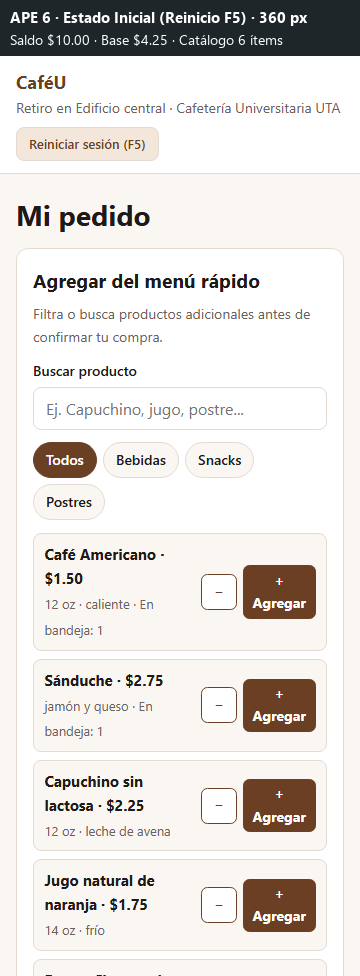
#> input picture evidencias/T1-inicial-360.png, 360 x 976 px; its folder holds 5 pictures in this run
$ python ape6_informe_build.py
#> lines starting #> are read from the running program, lines starting #| are printed output that depends on the picture
"""Generador del Informe Final del APE 6 en formato oficial de la Universidad Técnica de Ambato (UTA).

Usa la plantilla oficial de guía práctica UTA y docx_lib.py para generar:
- 06_documento/APE6_Informe_Final.docx
- 06_documento/APE6_Informe_Final.pdf (exportado automáticamente con Microsoft Word)
"""
import os, sys, subprocess
sys.path.insert(0, 'C:/Users/henry/Documents/UTA/IHC/APE4/_scripts')
from docx_lib import Doc, TNR, run
from PIL import Image, ImageDraw

REPO = os.path.dirname(os.path.dirname(os.path.abspath(__file__))).replace('\\', '/') + '/'
EV = REPO + 'evidencias/'
DOC = REPO + '06_documento/'
W = os.environ.get('TEMP', '/tmp').replace('\\', '/') + '/ape6/informe/'
os.makedirs(W, exist_ok=True)
os.makedirs(DOC, exist_ok=True)
REPO_URL = 'https://github.com/Hlagua/APE6_IHC'


def fila(archivos, dest, alto=760, gap=24, pad=18):
    ims = []
    for a in archivos:
        im = Image.open(EV + a).convert('RGB')
        ims.append(im.resize((int(im.width * alto / im.height), alto)))
    lienzo = Image.new('RGB', (sum(i.width for i in ims) + gap * (len(ims) - 1) + 2 * pad, alto + 2 * pad), 'white')
    x = pad
    for im in ims:
        lienzo.paste(im, (x, pad))
        ImageDraw.Draw(lienzo).rectangle([x - 1, pad - 1, x + im.width, pad + im.height], outline='#9aa3a7', width=2)
        x += im.width + gap
    lienzo.save(dest)
    return dest


F_FLUJO = fila(['T1-inicial-360.png', 'T1-confirmado-360.png'], W + 'fig_flujo.png', alto=740)
#> in fila, im is the input picture: PIL image 360x976 RGB; mean R, G, B 227.8, 224.2, 221.1
#> pass 2 of the loop in fila, `for a in archivos:`:
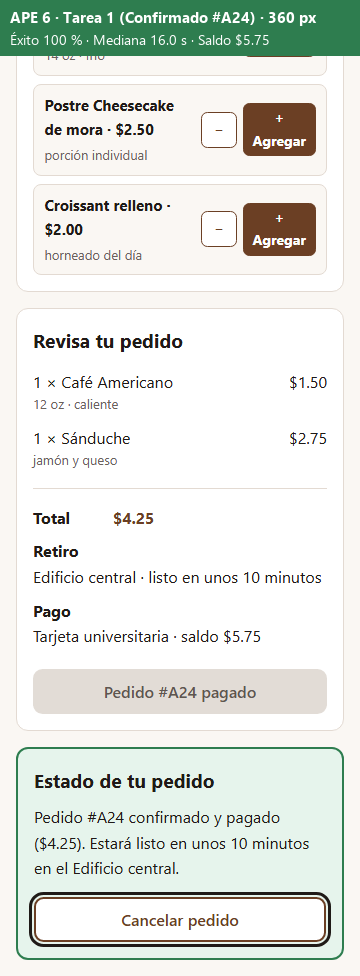
#> input picture evidencias/T1-confirmado-360.png, 360 x 976 px
#> in fila, im is the input picture: PIL image 360x976 RGB; mean R, G, B 225.5, 229.6, 223.6
#> in fila, `lienzo = Image.new('RGB', (sum(i.width for i in ims) + gap * (len(ims)..`: lienzo: PIL image 604x776 RGB; every value is 255
#> the loop in fila, `for im in ims:` made 2 passes
#> x on passes 1 to 2: 314, 610
#> after the loop in fila, `for im in ims:`:
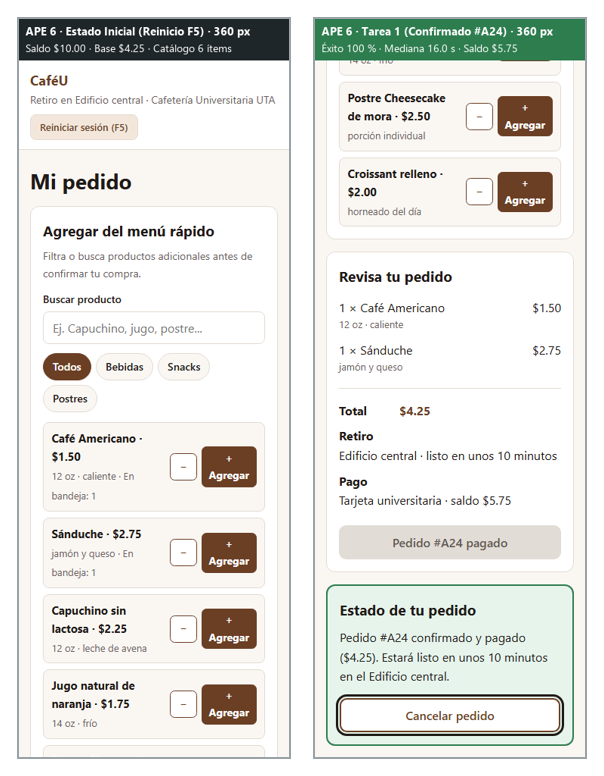
#> lienzo: PIL image 604x776 RGB; mean R, G, B 229.1, 229.5, 225.7
#> after the loop in fila, `for im in ims:`: x = 610
F_HALLAZGOS = fila(['T3-hallazgo-H01-saldo.png', 'T3-hallazgo-H02-buscador.png'], W + 'fig_hallazgos.png', alto=740)
#> call 2 of fila, with dest = '/tmp/ape6/informe/fig_hallazgos.png', alto = 740, gap = 24, pad = 18
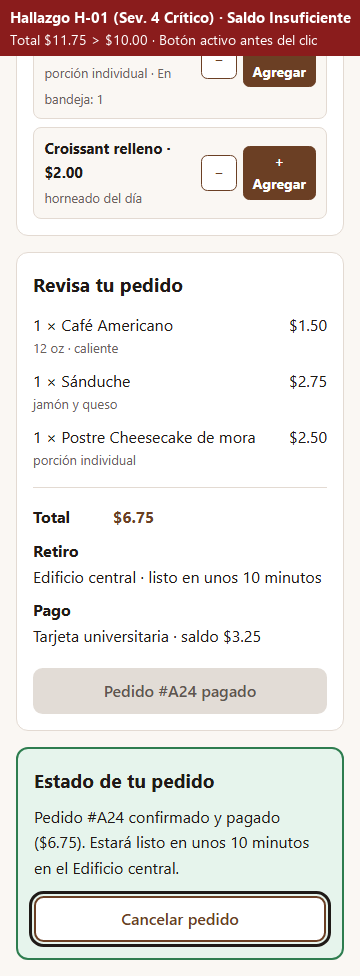
#> input picture evidencias/T3-hallazgo-H01-saldo.png, 360 x 976 px
#> in fila, im is the input picture: PIL image 360x976 RGB; mean R, G, B 231.3, 226, 222.7
#> pass 2 of the loop in fila, `for a in archivos:`:
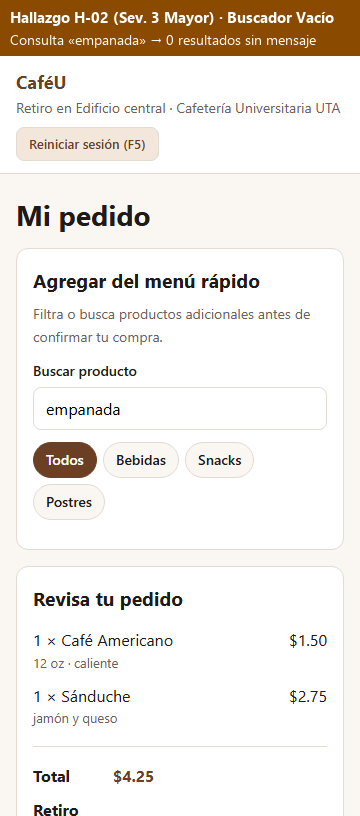
#> input picture evidencias/T3-hallazgo-H02-buscador.png, 360 x 816 px
#> in fila, im is the input picture: PIL image 360x816 RGB; mean R, G, B 239.5, 234.2, 228.3
#> in fila (call 2), `lienzo = Image.new('RGB', (sum(i.width for i in ims) + gap * (len(ims)..`: lienzo: PIL image 658x776 RGB; every value is 255
#> the loop in fila (call 2), `for im in ims:` made 2 passes
#> x on passes 1 to 2: 314, 664
#> after the loop in fila (call 2), `for im in ims:`:
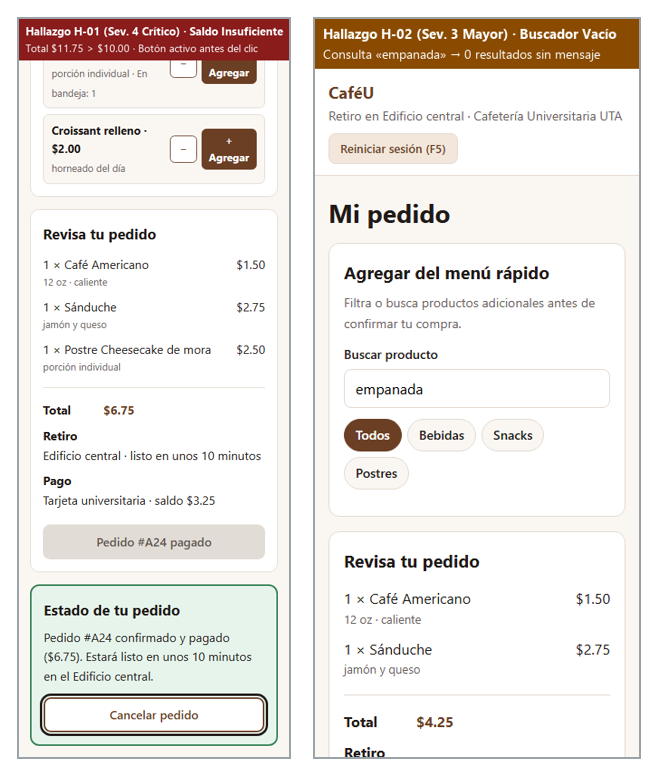
#> lienzo: PIL image 658x776 RGB; mean R, G, B 236.7, 232.4, 228.5
#> after the loop in fila (call 2), `for im in ims:`: x = 664

#> (the run stopped early here; a loop or call above may not have finished)
